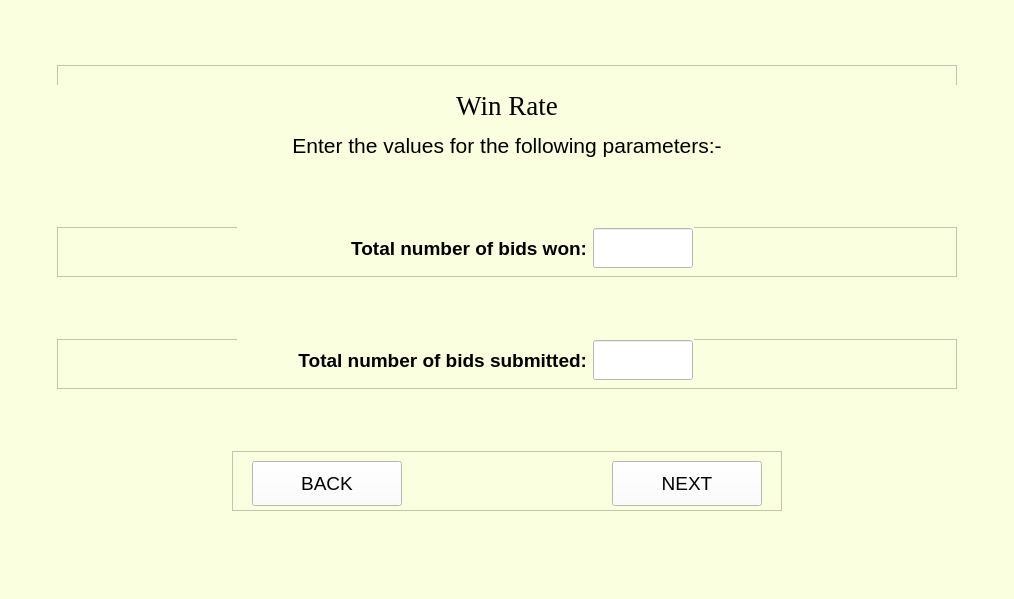
<?xml version="1.0" encoding="UTF-8"?>
<ui version="4.0">
 <class>MainWindow</class>
 <widget class="QMainWindow" name="MainWindow">
  <property name="geometry">
   <rect>
    <x>0</x>
    <y>0</y>
    <width>1014</width>
    <height>599</height>
   </rect>
  </property>
  <property name="sizePolicy">
   <sizepolicy hsizetype="Expanding" vsizetype="Expanding">
    <horstretch>0</horstretch>
    <verstretch>0</verstretch>
   </sizepolicy>
  </property>
  <property name="mouseTracking">
   <bool>false</bool>
  </property>
  <property name="windowTitle">
   <string>MainWindow</string>
  </property>
  <property name="styleSheet">
   <string notr="true">background-color: rgb(250, 255, 224);</string>
  </property>
  <widget class="QWidget" name="centralwidget">
   <layout class="QVBoxLayout" name="verticalLayout">
    <item alignment="Qt::AlignHCenter">
     <widget class="QFrame" name="frame_12">
      <property name="minimumSize">
       <size>
        <width>900</width>
        <height>100</height>
       </size>
      </property>
      <property name="maximumSize">
       <size>
        <width>900</width>
        <height>100</height>
       </size>
      </property>
      <property name="frameShape">
       <enum>QFrame::StyledPanel</enum>
      </property>
      <property name="frameShadow">
       <enum>QFrame::Raised</enum>
      </property>
      <widget class="QLabel" name="heading">
       <property name="geometry">
        <rect>
         <x>0</x>
         <y>20</y>
         <width>900</width>
         <height>40</height>
        </rect>
       </property>
       <property name="sizePolicy">
        <sizepolicy hsizetype="Preferred" vsizetype="Preferred">
         <horstretch>0</horstretch>
         <verstretch>0</verstretch>
        </sizepolicy>
       </property>
       <property name="minimumSize">
        <size>
         <width>900</width>
         <height>40</height>
        </size>
       </property>
       <property name="maximumSize">
        <size>
         <width>16777215</width>
         <height>16777215</height>
        </size>
       </property>
       <property name="font">
        <font>
         <family>Times New Roman</family>
         <pointsize>20</pointsize>
         <weight>50</weight>
         <italic>false</italic>
         <bold>false</bold>
        </font>
       </property>
       <property name="styleSheet">
        <string notr="true"/>
       </property>
       <property name="text">
        <string>Win Rate</string>
       </property>
       <property name="alignment">
        <set>Qt::AlignCenter</set>
       </property>
       <property name="wordWrap">
        <bool>false</bool>
       </property>
      </widget>
      <widget class="QLabel" name="abilityLabel">
       <property name="geometry">
        <rect>
         <x>0</x>
         <y>60</y>
         <width>900</width>
         <height>40</height>
        </rect>
       </property>
       <property name="sizePolicy">
        <sizepolicy hsizetype="Preferred" vsizetype="Preferred">
         <horstretch>0</horstretch>
         <verstretch>0</verstretch>
        </sizepolicy>
       </property>
       <property name="minimumSize">
        <size>
         <width>900</width>
         <height>40</height>
        </size>
       </property>
       <property name="maximumSize">
        <size>
         <width>16777215</width>
         <height>16777215</height>
        </size>
       </property>
       <property name="font">
        <font>
         <family>Arial</family>
         <pointsize>16</pointsize>
         <weight>50</weight>
         <italic>false</italic>
         <bold>false</bold>
        </font>
       </property>
       <property name="styleSheet">
        <string notr="true"/>
       </property>
       <property name="text">
        <string>Enter the values for the following parameters:-</string>
       </property>
       <property name="alignment">
        <set>Qt::AlignCenter</set>
       </property>
       <property name="wordWrap">
        <bool>false</bool>
       </property>
      </widget>
     </widget>
    </item>
    <item alignment="Qt::AlignHCenter">
     <widget class="QFrame" name="frame_5">
      <property name="minimumSize">
       <size>
        <width>900</width>
        <height>50</height>
       </size>
      </property>
      <property name="maximumSize">
       <size>
        <width>900</width>
        <height>50</height>
       </size>
      </property>
      <property name="frameShape">
       <enum>QFrame::StyledPanel</enum>
      </property>
      <property name="frameShadow">
       <enum>QFrame::Raised</enum>
      </property>
      <widget class="QWidget" name="layoutWidget_2">
       <property name="geometry">
        <rect>
         <x>180</x>
         <y>0</y>
         <width>457</width>
         <height>42</height>
        </rect>
       </property>
       <layout class="QGridLayout" name="gridLayout_5">
        <item row="0" column="0">
         <widget class="QLabel" name="label_bids_won">
          <property name="sizePolicy">
           <sizepolicy hsizetype="Preferred" vsizetype="Preferred">
            <horstretch>0</horstretch>
            <verstretch>0</verstretch>
           </sizepolicy>
          </property>
          <property name="minimumSize">
           <size>
            <width>350</width>
            <height>40</height>
           </size>
          </property>
          <property name="maximumSize">
           <size>
            <width>350</width>
            <height>40</height>
           </size>
          </property>
          <property name="font">
           <font>
            <family>Arial</family>
            <pointsize>14</pointsize>
            <weight>75</weight>
            <italic>false</italic>
            <bold>true</bold>
           </font>
          </property>
          <property name="styleSheet">
           <string notr="true"/>
          </property>
          <property name="text">
           <string>Total number of bids won:</string>
          </property>
          <property name="alignment">
           <set>Qt::AlignRight|Qt::AlignTrailing|Qt::AlignVCenter</set>
          </property>
          <property name="wordWrap">
           <bool>false</bool>
          </property>
         </widget>
        </item>
        <item row="0" column="1">
         <widget class="QLineEdit" name="bids_won">
          <property name="sizePolicy">
           <sizepolicy hsizetype="Preferred" vsizetype="Preferred">
            <horstretch>0</horstretch>
            <verstretch>0</verstretch>
           </sizepolicy>
          </property>
          <property name="minimumSize">
           <size>
            <width>100</width>
            <height>40</height>
           </size>
          </property>
          <property name="maximumSize">
           <size>
            <width>100</width>
            <height>40</height>
           </size>
          </property>
          <property name="font">
           <font>
            <family>Arial</family>
            <pointsize>12</pointsize>
            <weight>50</weight>
            <italic>false</italic>
            <bold>false</bold>
           </font>
          </property>
          <property name="styleSheet">
           <string notr="true">background-color: rgb(255, 255, 255);</string>
          </property>
          <property name="text">
           <string/>
          </property>
          <property name="alignment">
           <set>Qt::AlignLeading|Qt::AlignLeft|Qt::AlignVCenter</set>
          </property>
         </widget>
        </item>
       </layout>
      </widget>
     </widget>
    </item>
    <item alignment="Qt::AlignHCenter">
     <widget class="QFrame" name="frame_6">
      <property name="minimumSize">
       <size>
        <width>900</width>
        <height>50</height>
       </size>
      </property>
      <property name="maximumSize">
       <size>
        <width>900</width>
        <height>50</height>
       </size>
      </property>
      <property name="frameShape">
       <enum>QFrame::StyledPanel</enum>
      </property>
      <property name="frameShadow">
       <enum>QFrame::Raised</enum>
      </property>
      <widget class="QWidget" name="layoutWidget">
       <property name="geometry">
        <rect>
         <x>180</x>
         <y>0</y>
         <width>457</width>
         <height>42</height>
        </rect>
       </property>
       <layout class="QGridLayout" name="gridLayout_2">
        <item row="0" column="0">
         <widget class="QLabel" name="label_bids_submitted">
          <property name="sizePolicy">
           <sizepolicy hsizetype="Preferred" vsizetype="Preferred">
            <horstretch>0</horstretch>
            <verstretch>0</verstretch>
           </sizepolicy>
          </property>
          <property name="minimumSize">
           <size>
            <width>350</width>
            <height>40</height>
           </size>
          </property>
          <property name="maximumSize">
           <size>
            <width>350</width>
            <height>40</height>
           </size>
          </property>
          <property name="font">
           <font>
            <family>Arial</family>
            <pointsize>14</pointsize>
            <weight>75</weight>
            <italic>false</italic>
            <bold>true</bold>
           </font>
          </property>
          <property name="styleSheet">
           <string notr="true"/>
          </property>
          <property name="text">
           <string>Total number of bids submitted:</string>
          </property>
          <property name="alignment">
           <set>Qt::AlignRight|Qt::AlignTrailing|Qt::AlignVCenter</set>
          </property>
          <property name="wordWrap">
           <bool>false</bool>
          </property>
         </widget>
        </item>
        <item row="0" column="1">
         <widget class="QLineEdit" name="bids_submitted">
          <property name="sizePolicy">
           <sizepolicy hsizetype="Preferred" vsizetype="Preferred">
            <horstretch>0</horstretch>
            <verstretch>0</verstretch>
           </sizepolicy>
          </property>
          <property name="minimumSize">
           <size>
            <width>100</width>
            <height>40</height>
           </size>
          </property>
          <property name="maximumSize">
           <size>
            <width>100</width>
            <height>40</height>
           </size>
          </property>
          <property name="font">
           <font>
            <family>Arial</family>
            <pointsize>12</pointsize>
            <weight>50</weight>
            <italic>false</italic>
            <bold>false</bold>
           </font>
          </property>
          <property name="styleSheet">
           <string notr="true">background-color: rgb(255, 255, 255);</string>
          </property>
          <property name="text">
           <string/>
          </property>
          <property name="alignment">
           <set>Qt::AlignLeading|Qt::AlignLeft|Qt::AlignVCenter</set>
          </property>
         </widget>
        </item>
       </layout>
      </widget>
     </widget>
    </item>
    <item alignment="Qt::AlignHCenter">
     <widget class="QFrame" name="frame_9">
      <property name="minimumSize">
       <size>
        <width>550</width>
        <height>60</height>
       </size>
      </property>
      <property name="maximumSize">
       <size>
        <width>550</width>
        <height>60</height>
       </size>
      </property>
      <property name="frameShape">
       <enum>QFrame::StyledPanel</enum>
      </property>
      <property name="frameShadow">
       <enum>QFrame::Raised</enum>
      </property>
      <widget class="QPushButton" name="backButton">
       <property name="geometry">
        <rect>
         <x>20</x>
         <y>10</y>
         <width>150</width>
         <height>45</height>
        </rect>
       </property>
       <property name="sizePolicy">
        <sizepolicy hsizetype="Preferred" vsizetype="Preferred">
         <horstretch>0</horstretch>
         <verstretch>0</verstretch>
        </sizepolicy>
       </property>
       <property name="minimumSize">
        <size>
         <width>150</width>
         <height>45</height>
        </size>
       </property>
       <property name="maximumSize">
        <size>
         <width>150</width>
         <height>45</height>
        </size>
       </property>
       <property name="font">
        <font>
         <family>Arial</family>
         <pointsize>14</pointsize>
        </font>
       </property>
       <property name="styleSheet">
        <string notr="true">background-color:rgb(255, 255, 255)</string>
       </property>
       <property name="text">
        <string>BACK</string>
       </property>
      </widget>
      <widget class="QPushButton" name="nextButton">
       <property name="enabled">
        <bool>true</bool>
       </property>
       <property name="geometry">
        <rect>
         <x>380</x>
         <y>10</y>
         <width>150</width>
         <height>45</height>
        </rect>
       </property>
       <property name="sizePolicy">
        <sizepolicy hsizetype="Preferred" vsizetype="Preferred">
         <horstretch>0</horstretch>
         <verstretch>0</verstretch>
        </sizepolicy>
       </property>
       <property name="minimumSize">
        <size>
         <width>150</width>
         <height>45</height>
        </size>
       </property>
       <property name="maximumSize">
        <size>
         <width>150</width>
         <height>45</height>
        </size>
       </property>
       <property name="palette">
        <palette>
         <active>
          <colorrole role="Button">
           <brush brushstyle="SolidPattern">
            <color alpha="255">
             <red>255</red>
             <green>255</green>
             <blue>255</blue>
            </color>
           </brush>
          </colorrole>
          <colorrole role="Base">
           <brush brushstyle="SolidPattern">
            <color alpha="255">
             <red>255</red>
             <green>255</green>
             <blue>255</blue>
            </color>
           </brush>
          </colorrole>
          <colorrole role="Window">
           <brush brushstyle="SolidPattern">
            <color alpha="255">
             <red>255</red>
             <green>255</green>
             <blue>255</blue>
            </color>
           </brush>
          </colorrole>
          <colorrole role="Link">
           <brush brushstyle="SolidPattern">
            <color alpha="255">
             <red>6</red>
             <green>22</green>
             <blue>255</blue>
            </color>
           </brush>
          </colorrole>
         </active>
         <inactive>
          <colorrole role="Button">
           <brush brushstyle="SolidPattern">
            <color alpha="255">
             <red>255</red>
             <green>255</green>
             <blue>255</blue>
            </color>
           </brush>
          </colorrole>
          <colorrole role="Base">
           <brush brushstyle="SolidPattern">
            <color alpha="255">
             <red>255</red>
             <green>255</green>
             <blue>255</blue>
            </color>
           </brush>
          </colorrole>
          <colorrole role="Window">
           <brush brushstyle="SolidPattern">
            <color alpha="255">
             <red>255</red>
             <green>255</green>
             <blue>255</blue>
            </color>
           </brush>
          </colorrole>
          <colorrole role="Link">
           <brush brushstyle="SolidPattern">
            <color alpha="255">
             <red>6</red>
             <green>22</green>
             <blue>255</blue>
            </color>
           </brush>
          </colorrole>
         </inactive>
         <disabled>
          <colorrole role="Button">
           <brush brushstyle="SolidPattern">
            <color alpha="255">
             <red>255</red>
             <green>255</green>
             <blue>255</blue>
            </color>
           </brush>
          </colorrole>
          <colorrole role="Base">
           <brush brushstyle="SolidPattern">
            <color alpha="255">
             <red>255</red>
             <green>255</green>
             <blue>255</blue>
            </color>
           </brush>
          </colorrole>
          <colorrole role="Window">
           <brush brushstyle="SolidPattern">
            <color alpha="255">
             <red>255</red>
             <green>255</green>
             <blue>255</blue>
            </color>
           </brush>
          </colorrole>
          <colorrole role="Link">
           <brush brushstyle="SolidPattern">
            <color alpha="255">
             <red>6</red>
             <green>22</green>
             <blue>255</blue>
            </color>
           </brush>
          </colorrole>
         </disabled>
        </palette>
       </property>
       <property name="font">
        <font>
         <family>Arial</family>
         <pointsize>14</pointsize>
        </font>
       </property>
       <property name="mouseTracking">
        <bool>false</bool>
       </property>
       <property name="acceptDrops">
        <bool>true</bool>
       </property>
       <property name="autoFillBackground">
        <bool>false</bool>
       </property>
       <property name="styleSheet">
        <string notr="true">background-color:rgb(255, 255, 255)</string>
       </property>
       <property name="text">
        <string>NEXT</string>
       </property>
       <property name="checkable">
        <bool>false</bool>
       </property>
       <property name="autoExclusive">
        <bool>false</bool>
       </property>
       <property name="autoDefault">
        <bool>true</bool>
       </property>
       <property name="default">
        <bool>false</bool>
       </property>
       <property name="flat">
        <bool>false</bool>
       </property>
      </widget>
     </widget>
    </item>
   </layout>
  </widget>
  <widget class="QMenuBar" name="menubar">
   <property name="geometry">
    <rect>
     <x>0</x>
     <y>0</y>
     <width>1014</width>
     <height>21</height>
    </rect>
   </property>
  </widget>
  <widget class="QStatusBar" name="statusbar"/>
 </widget>
 <resources/>
 <connections/>
</ui>
